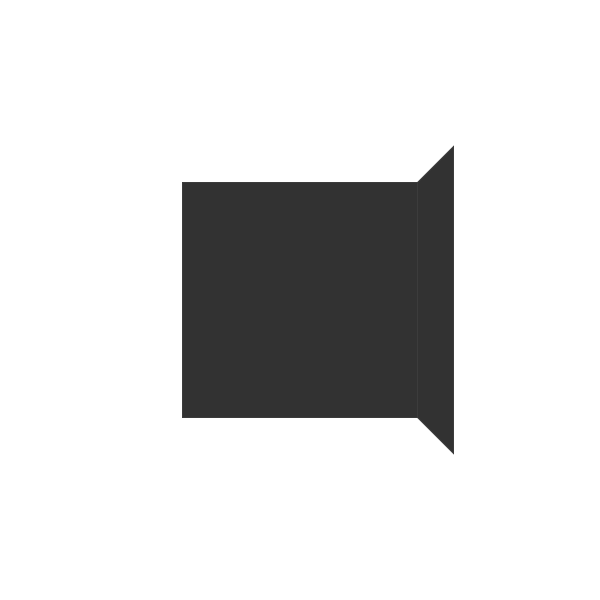
Frame 1 (no input)
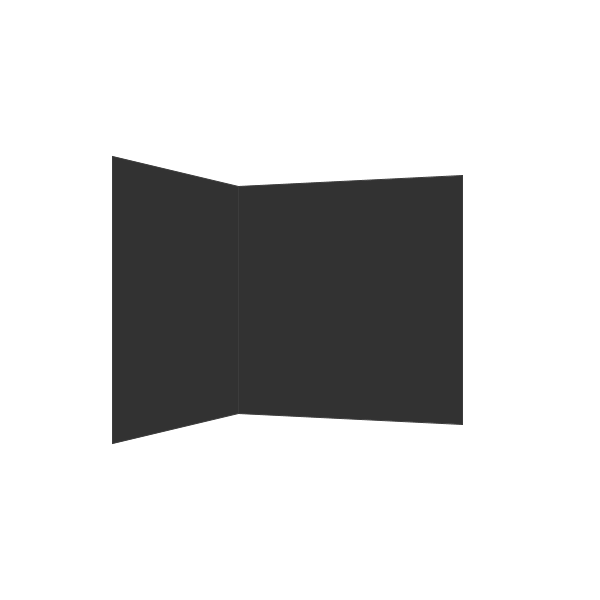
Frame 60 (the mouse pressed at the canvas centre just before this capture)
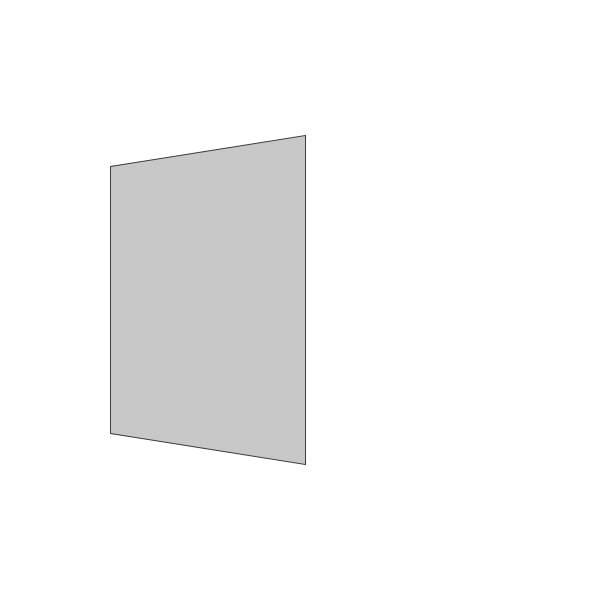
Frame 120 (the mouse held since frame 60 and released just before this capture)

The Processing sketch that drew these frames (run headless with seeded random() and noise(); from frame 60 on, the mouse is pressed at the canvas centre):

// Processing sketch: processing_63488
// ── processing_63488.pde

//頂点の座標(3次元空間上)
PVector p0;
PVector p1;
PVector p2;
PVector p3;
PVector p4;
PVector p5;
  
//投影された頂点の座標(2次元平面上)
PVector pp0;
PVector pp1;
PVector pp2;
PVector pp3;
PVector pp4;
PVector pp5;

//法線ベクトル計算用のベクトル
PVector v1;
PVector v2;

PVector v3;
PVector v4;

//移動ベクトル
PVector tV;

//法線ベクトル
PVector nV1;
PVector nV2;

//正方形のZ座標
int pZ = 1500;
//投影するスクリーンのZ座標
int sZ = 1000;

//正方形の辺の長さ
int  l = 400;

//回転角度
float t;

void setup() {
  size(600, 600);

  //ベクトルの初期化
  p0 = new PVector(-l/2, -l/2, pZ);
  p1 = new PVector(l/2, -l/2, pZ);
  p2 = new PVector(l/2, l/2, pZ);
  p3 = new PVector(-l/2, l/2, pZ);
  p4 = new PVector(l/2, -l/2, pZ);
  p5 = new PVector(l/2, l/2, pZ);
  
  pp0 = new PVector(0, 0, 0);
  pp1 = new PVector(0, 0, 0);
  pp2 = new PVector(0, 0, 0);
  pp3 = new PVector(0, 0, 0);
  pp4 = new PVector(0, 0, 0);
  pp5 = new PVector(0, 0, 0);
  
  tV = new PVector(0, 0, -l/2);

  v1 = new PVector(0, 0, 0);
  v2 = new PVector(0, 0, 0);

  v3 = new PVector(0, 0, 0);
  v4 = new PVector(0, 0, 0);

  nV1 = new PVector(0, 0, 0);
  nV2 = new PVector(0, 0, 0);
}

//面１を描画する関数
void drawPolygon1() {

  //面の向きによって色を変える
  if(nV1.z < 0) fill(200);
  else fill(50);

  //四角形を描画
  beginShape(QUADS);
  vertex(pp0.x, pp0.y);
  vertex(pp1.x, pp1.y);
  vertex(pp2.x, pp2.y);
  vertex(pp3.x, pp3.y);
  endShape();
}

//面２を描画する関数
void drawPolygon2() {

  //面の向きによって色を変える
  if(nV2.z < 0) fill(200);
  else fill(50);

  //四角形を描画
  beginShape(QUADS);
  vertex(pp1.x, pp1.y);
  vertex(pp2.x, pp2.y);
  vertex(pp5.x, pp5.y);
  vertex(pp4.x, pp4.y);
  endShape();
}
void draw() {
  smooth();
  background(255, 255, 255);
  stroke(60);

  //描画基準位置を中心に移動
  translate(width/2,height/2);
   
  //移動ベクトルを計算
  tV.x = -l/2 * sin(t);
  tV.z = l/2 * cos(t);
  
  //面１の座標値を計算
  p0.x = -l/2 * cos(t);
  p1.x = l/2 * cos(t);
  p2.x = l/2 * cos(t);
  p3.x = -l/2 * cos(t);
  
  p0.z = pZ - l/2 * sin(t);
  p1.z = pZ + l/2 * sin(t);
  p2.z = pZ + l/2 * sin(t);
  p3.z = pZ - l/2 * sin(t);
  
  p0.add(tV);
  p1.add(tV);
  p2.add(tV);
  p3.add(tV);

  //面２の座標値を計算
  p4.x = l/2 * cos(t);
  p5.x = l/2 * cos(t);

  p4.z = pZ + l/2 * sin(t);
  p5.z = pZ + l/2 * sin(t);

  p4.sub(tV);
  p5.sub(tV);
  

  //スクリーン上に投影した頂点の座標値を計算
  pp0.x = p0.x * (float)sZ / p0.z;
  pp1.x = p1.x * (float)sZ / p1.z;
  pp2.x = p2.x * (float)sZ / p2.z;
  pp3.x = p3.x * (float)sZ / p3.z;

  pp4.x = p4.x * (float)sZ / p4.z;
  pp5.x = p5.x * (float)sZ / p5.z;

  pp0.y = p0.y * (float)sZ / p0.z;
  pp1.y = p1.y * (float)sZ / p1.z;
  pp2.y = p2.y * (float)sZ / p2.z;
  pp3.y = p3.y * (float)sZ / p3.z;
  
  pp4.y = p4.y * (float)sZ / p4.z;
  pp5.y = p5.y * (float)sZ / p5.z;
  
  //v1にp0からp1のベクトルを設定
  v1.set(p1);
  v1.sub(p0);
  //v2にp0からp3のベクトルを設定
  v2.set(p3);
  v2.sub(p0);

  //v3にp1からp4のベクトルを設定
  v3.set(p4);
  v3.sub(p1);
  //v3にp1からp2のベクトルを設定
  v4.set(p2);
  v4.sub(p1);

  //v1とv2の外積から法線ベクトルを計算
  nV1 = v1.cross(v2);
  //法線ベクトルを正規化
  nV1.normalize();

  //v3とv4の外積から法線ベクトルを計算
  nV2 = v3.cross(v4);
  //法線ベクトルを正規化
  nV2.normalize();

  //面のZ座標値の合計を求める
  float zSum1 = p0.z + p1.z + p2.z + p3.z;
  float zSum2 = p1.z + p2.z + p4.z + p5.z;

  //面のZ座標値の合計を比べて手前にある面を判断し、描画順序を変更する
  if (zSum1 - zSum2 > 0) {
    drawPolygon1();
    drawPolygon2();
  }
  else {
    drawPolygon2();
    drawPolygon1();
  }


  //描画する度に回転角度を増やす
  t+= 0.02;
  if (t>=TWO_PI) t = 0.0;
}
